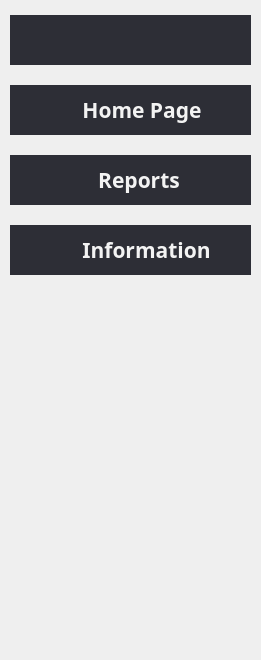
        <widget class="QFrame" name="sideFrame">
         <property name="sizePolicy">
          <sizepolicy hsizetype="Preferred" vsizetype="Preferred">
           <horstretch>0</horstretch>
           <verstretch>0</verstretch>
          </sizepolicy>
         </property>
         <property name="minimumSize">
          <size>
           <width>70</width>
           <height>660</height>
          </size>
         </property>
         <property name="styleSheet">
          <string notr="true">#sideFrame {
    background-color: #2D2E36;
}
</string>
         </property>
         <layout class="QVBoxLayout" name="verticalLayout">
          <property name="spacing">
           <number>20</number>
          </property>
          <property name="sizeConstraint">
           <enum>QLayout::SetDefaultConstraint</enum>
          </property>
          <property name="leftMargin">
           <number>10</number>
          </property>
          <property name="topMargin">
           <number>15</number>
          </property>
          <property name="rightMargin">
           <number>10</number>
          </property>
          <property name="bottomMargin">
           <number>15</number>
          </property>
          <item>
           <widget class="QFrame" name="menuIconHorizontalFrame">
            <property name="styleSheet">
             <string notr="true">#menuIconHorizontalFrame {
	background-color: #2D2E36;
}

</string>
            </property>
            <layout class="QHBoxLayout" name="horizontalLayout_23">
             <property name="spacing">
              <number>0</number>
             </property>
             <property name="leftMargin">
              <number>0</number>
             </property>
             <property name="topMargin">
              <number>0</number>
             </property>
             <property name="rightMargin">
              <number>0</number>
             </property>
             <property name="bottomMargin">
              <number>0</number>
             </property>
             <item>
              <widget class="QLabel" name="menuIcon">
               <property name="minimumSize">
                <size>
                 <width>50</width>
                 <height>50</height>
                </size>
               </property>
               <property name="maximumSize">
                <size>
                 <width>50</width>
                 <height>50</height>
                </size>
               </property>
               <property name="cursor">
                <cursorShape>PointingHandCursor</cursorShape>
               </property>
               <property name="toolTip">
                <string>&lt;html&gt;&lt;head/&gt;&lt;body&gt;&lt;p&gt;Expand Side Menu&lt;/p&gt;&lt;/body&gt;&lt;/html&gt;</string>
               </property>
               <property name="styleSheet">
                <string notr="true">#menuIcon {
	background-color: #2D2E36;
}</string>
               </property>
               <property name="text">
                <string/>
               </property>
               <property name="pixmap">
                <pixmap>Icons/BulletedMenuLight.png</pixmap>
               </property>
               <property name="alignment">
                <set>Qt::AlignCenter</set>
               </property>
              </widget>
             </item>
             <item>
              <spacer name="horizontalSpacer_18">
               <property name="orientation">
                <enum>Qt::Horizontal</enum>
               </property>
               <property name="sizeHint" stdset="0">
                <size>
                 <width>40</width>
                 <height>20</height>
                </size>
               </property>
              </spacer>
             </item>
             <item>
              <widget class="QLabel" name="closeMenuIcon">
               <property name="minimumSize">
                <size>
                 <width>50</width>
                 <height>50</height>
                </size>
               </property>
               <property name="maximumSize">
                <size>
                 <width>50</width>
                 <height>50</height>
                </size>
               </property>
               <property name="cursor">
                <cursorShape>PointingHandCursor</cursorShape>
               </property>
               <property name="styleSheet">
                <string notr="true">#closeMenuIcon {
	background-color: #2D2E36;
}</string>
               </property>
               <property name="text">
                <string/>
               </property>
               <property name="pixmap">
                <pixmap>Icons/BulletedMenuLightRotated.png</pixmap>
               </property>
               <property name="alignment">
                <set>Qt::AlignCenter</set>
               </property>
              </widget>
             </item>
            </layout>
           </widget>
          </item>
          <item>
           <widget class="QFrame" name="homePageIconHorizontalFrame">
            <property name="cursor">
             <cursorShape>PointingHandCursor</cursorShape>
            </property>
            <property name="styleSheet">
             <string notr="true">#homePageIconHorizontalFrame {
	background-color: #2D2E36;
}</string>
            </property>
            <layout class="QHBoxLayout" name="horizontalLayout_20">
             <property name="spacing">
              <number>22</number>
             </property>
             <property name="leftMargin">
              <number>0</number>
             </property>
             <property name="topMargin">
              <number>0</number>
             </property>
             <property name="rightMargin">
              <number>0</number>
             </property>
             <property name="bottomMargin">
              <number>0</number>
             </property>
             <item>
              <widget class="QLabel" name="homePageIcon">
               <property name="minimumSize">
                <size>
                 <width>50</width>
                 <height>50</height>
                </size>
               </property>
               <property name="maximumSize">
                <size>
                 <width>50</width>
                 <height>50</height>
                </size>
               </property>
               <property name="cursor">
                <cursorShape>PointingHandCursor</cursorShape>
               </property>
               <property name="toolTip">
                <string>&lt;html&gt;&lt;head/&gt;&lt;body&gt;&lt;p&gt;Home Page&lt;/p&gt;&lt;/body&gt;&lt;/html&gt;</string>
               </property>
               <property name="styleSheet">
                <string notr="true">#homePageIcon {
	background-color: #2D2E36;

}</string>
               </property>
               <property name="text">
                <string/>
               </property>
               <property name="pixmap">
                <pixmap>Icons/WorkstationLight.png</pixmap>
               </property>
               <property name="alignment">
                <set>Qt::AlignCenter</set>
               </property>
              </widget>
             </item>
             <item>
              <widget class="QLabel" name="homePageLabel">
               <property name="minimumSize">
                <size>
                 <width>0</width>
                 <height>50</height>
                </size>
               </property>
               <property name="maximumSize">
                <size>
                 <width>16777215</width>
                 <height>50</height>
                </size>
               </property>
               <property name="font">
                <font>
                 <family>Cairo</family>
                 <pointsize>16</pointsize>
                 <weight>75</weight>
                 <bold>true</bold>
                </font>
               </property>
               <property name="cursor">
                <cursorShape>PointingHandCursor</cursorShape>
               </property>
               <property name="styleSheet">
                <string notr="true">#homePageLabel {
	color: #f3f3f3;
	background-color: #2D2E36;
}</string>
               </property>
               <property name="text">
                <string>Home Page</string>
               </property>
               <property name="alignment">
                <set>Qt::AlignCenter</set>
               </property>
               <property name="margin">
                <number>0</number>
               </property>
              </widget>
             </item>
             <item>
              <spacer name="horizontalSpacer_19">
               <property name="orientation">
                <enum>Qt::Horizontal</enum>
               </property>
               <property name="sizeHint" stdset="0">
                <size>
                 <width>40</width>
                 <height>20</height>
                </size>
               </property>
              </spacer>
             </item>
            </layout>
           </widget>
          </item>
          <item>
           <widget class="QFrame" name="reportIconHorizontalFrame">
            <property name="cursor">
             <cursorShape>PointingHandCursor</cursorShape>
            </property>
            <property name="styleSheet">
             <string notr="true">#reportIconHorizontalFrame {
	background-color: #2D2E36;
}</string>
            </property>
            <layout class="QHBoxLayout" name="horizontalLayout_21">
             <property name="spacing">
              <number>38</number>
             </property>
             <property name="leftMargin">
              <number>0</number>
             </property>
             <property name="topMargin">
              <number>0</number>
             </property>
             <property name="rightMargin">
              <number>0</number>
             </property>
             <property name="bottomMargin">
              <number>0</number>
             </property>
             <item>
              <widget class="QLabel" name="reportIcon">
               <property name="minimumSize">
                <size>
                 <width>50</width>
                 <height>50</height>
                </size>
               </property>
               <property name="maximumSize">
                <size>
                 <width>50</width>
                 <height>50</height>
                </size>
               </property>
               <property name="cursor">
                <cursorShape>PointingHandCursor</cursorShape>
               </property>
               <property name="toolTip">
                <string>&lt;html&gt;&lt;head/&gt;&lt;body&gt;&lt;p&gt;Report Page&lt;/p&gt;&lt;/body&gt;&lt;/html&gt;</string>
               </property>
               <property name="styleSheet">
                <string notr="true">#reportIcon {
	background-color: #2D2E36;
}</string>
               </property>
               <property name="text">
                <string/>
               </property>
               <property name="pixmap">
                <pixmap>Icons/DocumentLight.png</pixmap>
               </property>
               <property name="alignment">
                <set>Qt::AlignCenter</set>
               </property>
              </widget>
             </item>
             <item>
              <widget class="QLabel" name="reportLabel">
               <property name="minimumSize">
                <size>
                 <width>0</width>
                 <height>50</height>
                </size>
               </property>
               <property name="maximumSize">
                <size>
                 <width>16777215</width>
                 <height>50</height>
                </size>
               </property>
               <property name="font">
                <font>
                 <family>Cairo</family>
                 <pointsize>16</pointsize>
                 <weight>75</weight>
                 <bold>true</bold>
                </font>
               </property>
               <property name="cursor">
                <cursorShape>PointingHandCursor</cursorShape>
               </property>
               <property name="styleSheet">
                <string notr="true">#reportLabel {
	color: #f3f3f3;
	background-color: #2D2E36;

}</string>
               </property>
               <property name="text">
                <string>Reports</string>
               </property>
               <property name="alignment">
                <set>Qt::AlignCenter</set>
               </property>
               <property name="margin">
                <number>0</number>
               </property>
              </widget>
             </item>
             <item>
              <spacer name="horizontalSpacer_20">
               <property name="orientation">
                <enum>Qt::Horizontal</enum>
               </property>
               <property name="sizeHint" stdset="0">
                <size>
                 <width>40</width>
                 <height>20</height>
                </size>
               </property>
              </spacer>
             </item>
            </layout>
           </widget>
          </item>
          <item>
           <widget class="QFrame" name="infoIconHorizontalFrame">
            <property name="cursor">
             <cursorShape>PointingHandCursor</cursorShape>
            </property>
            <property name="styleSheet">
             <string notr="true">#infoIconHorizontalFrame {
	background-color: #2D2E36;
}</string>
            </property>
            <layout class="QHBoxLayout" name="horizontalLayout_22">
             <property name="spacing">
              <number>22</number>
             </property>
             <property name="leftMargin">
              <number>0</number>
             </property>
             <property name="topMargin">
              <number>0</number>
             </property>
             <property name="rightMargin">
              <number>0</number>
             </property>
             <property name="bottomMargin">
              <number>0</number>
             </property>
             <item>
              <widget class="QLabel" name="infoIcon">
               <property name="minimumSize">
                <size>
                 <width>50</width>
                 <height>50</height>
                </size>
               </property>
               <property name="maximumSize">
                <size>
                 <width>50</width>
                 <height>50</height>
                </size>
               </property>
               <property name="cursor">
                <cursorShape>PointingHandCursor</cursorShape>
               </property>
               <property name="toolTip">
                <string>&lt;html&gt;&lt;head/&gt;&lt;body&gt;&lt;p&gt;Information Page&lt;/p&gt;&lt;/body&gt;&lt;/html&gt;</string>
               </property>
               <property name="layoutDirection">
                <enum>Qt::LeftToRight</enum>
               </property>
               <property name="styleSheet">
                <string notr="true">#infoIcon {
	background-color: #2D2E36;
}</string>
               </property>
               <property name="text">
                <string/>
               </property>
               <property name="pixmap">
                <pixmap>Icons/InfoLight.png</pixmap>
               </property>
               <property name="alignment">
                <set>Qt::AlignCenter</set>
               </property>
              </widget>
             </item>
             <item>
              <widget class="QLabel" name="infoLabel">
               <property name="minimumSize">
                <size>
                 <width>0</width>
                 <height>50</height>
                </size>
               </property>
               <property name="maximumSize">
                <size>
                 <width>16777215</width>
                 <height>50</height>
                </size>
               </property>
               <property name="font">
                <font>
                 <family>Cairo</family>
                 <pointsize>16</pointsize>
                 <weight>75</weight>
                 <bold>true</bold>
                </font>
               </property>
               <property name="cursor">
                <cursorShape>PointingHandCursor</cursorShape>
               </property>
               <property name="styleSheet">
                <string notr="true">#infoLabel {
	color: #f3f3f3;
	background-color: #2D2E36;

}</string>
               </property>
               <property name="text">
                <string>Information</string>
               </property>
               <property name="alignment">
                <set>Qt::AlignCenter</set>
               </property>
               <property name="margin">
                <number>0</number>
               </property>
              </widget>
             </item>
             <item>
              <spacer name="horizontalSpacer_21">
               <property name="orientation">
                <enum>Qt::Horizontal</enum>
               </property>
               <property name="sizeHint" stdset="0">
                <size>
                 <width>40</width>
                 <height>20</height>
                </size>
               </property>
              </spacer>
             </item>
            </layout>
           </widget>
          </item>
          <item>
           <spacer name="verticalSpacer_2">
            <property name="orientation">
             <enum>Qt::Vertical</enum>
            </property>
            <property name="sizeHint" stdset="0">
             <size>
              <width>20</width>
              <height>40</height>
             </size>
            </property>
           </spacer>
          </item>
         </layout>
        </widget>
